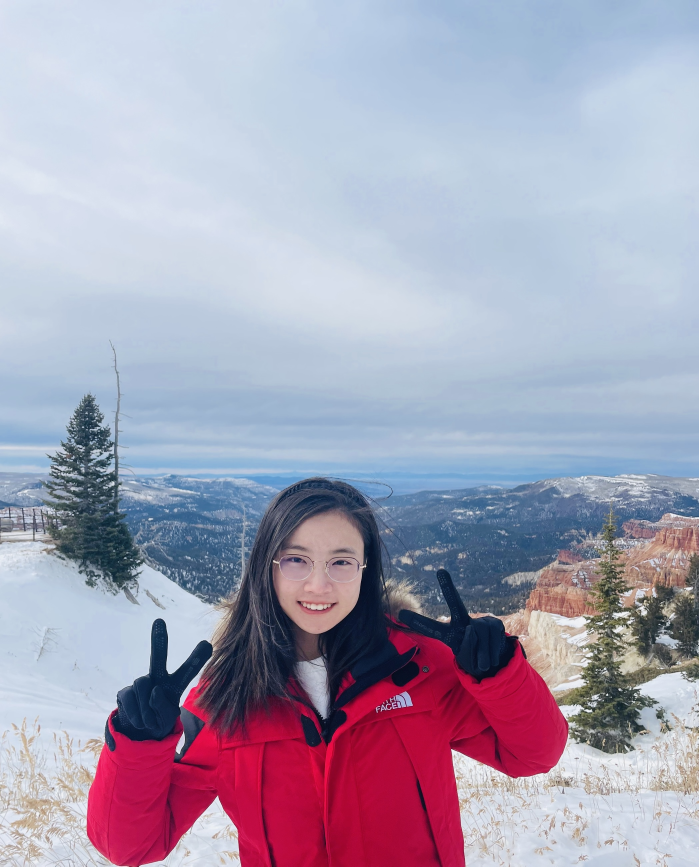
#> input picture mini-project2/selfie.jpg, 2097 x 2599 px (shown at 1/3 size)
$ python assignment2-1.py
#> lines starting #> are read from the running program, lines starting #| are printed output that depends on the picture; after the words box and inside, x2 and y2 are one past the last pixel; in counts of white or black regions, pixels touching at a corner belong together
# Xinmeng Wu 09/16/2024
import cv2
import sys
import imutils
import numpy as np

img = cv2.imread("./selfie.jpg")
#> img is the input picture: shape (2599, 2097, 3); mean B, G, R 182, 161.4, 167.2

if img is None:
    sys.exit("Could not read the image.")

# 1. Show Region of Interest (ROI): Define a specific region (e.g., startY=60, endY=160, startX=320, endX=420).
roi = img[900:1600, 1500:2000]
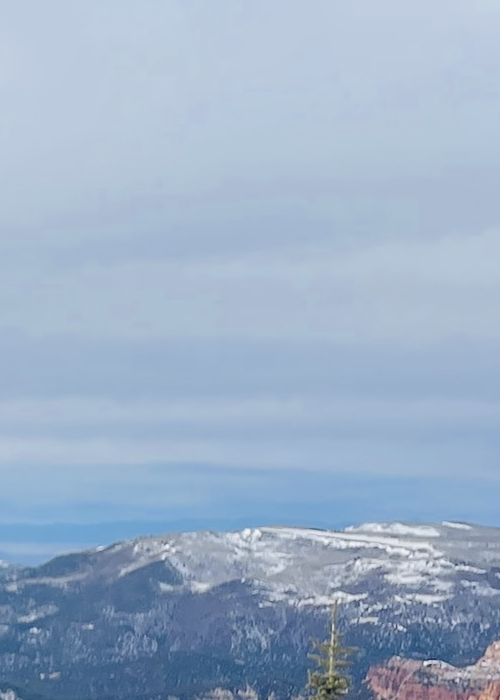
#> roi: shape (700, 500, 3); mean B, G, R 199.5, 175.4, 155.3
cv2.imshow("ROI", roi)
cv2.waitKey(0)
cv2.destroyAllWindows()

# 2. Resize Image: Adjust the image size to (200, 200).
resized = cv2.resize(img, (200, 200))
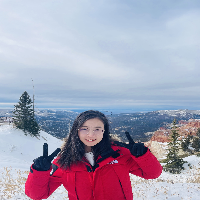
#> resized: shape (200, 200, 3); mean B, G, R 181.9, 161.2, 167.1
cv2.imshow("Resized", resized)
cv2.waitKey(0)
cv2.destroyAllWindows()

# 3. Rotate Image: Rotate the image 45 degrees clockwise.
rotated = imutils.rotate_bound(img, 45)
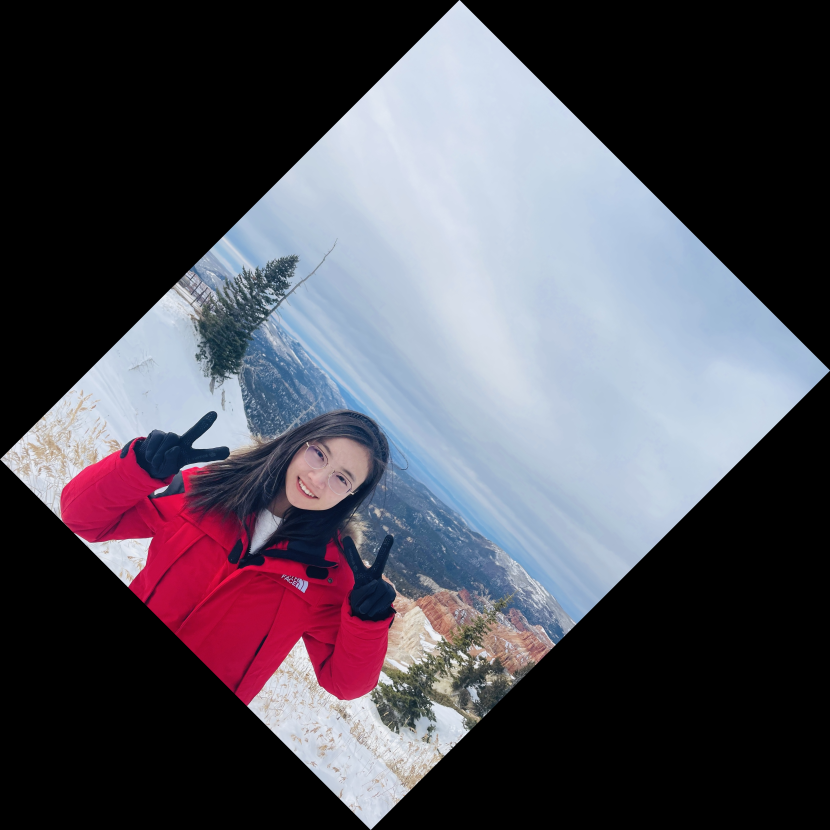
#> rotated: shape (3320, 3320, 3) (shown at 1/4 size); mean B, G, R 90, 79.8, 82.7
cv2.imshow("Rotated", rotated)
cv2.waitKey(0)
cv2.destroyAllWindows()

# 4. Smooth Image: Apply GaussianBlur for smoothing.
smoothed_1 = cv2.GaussianBlur(img, (15, 15), 0)
cv2.imshow("Smoothed", smoothed_1)
cv2.waitKey(0)
cv2.destroyAllWindows()

# 5. Drawing: Draw one rectangle, one circle, and one line on the image.
drawing = img.copy()
cv2.rectangle(drawing, (250, 250), (550, 700), (255, 0, 0), 8)
cv2.circle(drawing, (750, 750), 150, (255, 0, 0), 8)
cv2.line(drawing, (1250, 1250), (2000, 2000), (255, 0, 0), 8)
cv2.imshow("Drawing", drawing)
cv2.waitKey(0)
cv2.destroyAllWindows()

# 6. Add Text: Insert the text “Your Name” onto the image.
text_img = img.copy()
cv2.putText(text_img, "Xinmeng Wu", (500, 500), cv2.FONT_HERSHEY_SIMPLEX, 5, (255, 0, 0), 8)
cv2.imshow("Text", text_img)
cv2.waitKey(0)
cv2.destroyAllWindows()

# 7. Convert to Grayscale: Change the image to grayscale.
gray = cv2.cvtColor(img, cv2.COLOR_BGR2GRAY)
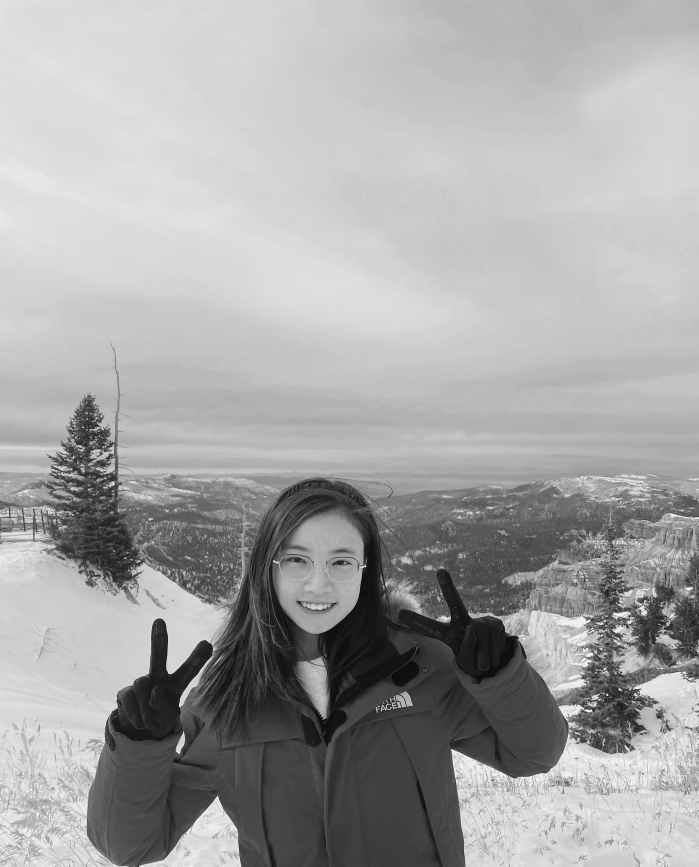
#> gray: shape (2599, 2097) (shown at 1/3 size); min 2, max 248, mean 165.5
cv2.imshow("Grayscale", gray)
cv2.waitKey(0)
cv2.destroyAllWindows()

# 8. Edge Detection: Use the Canny method for edge detection
edges = cv2.Canny(gray, 100, 200)
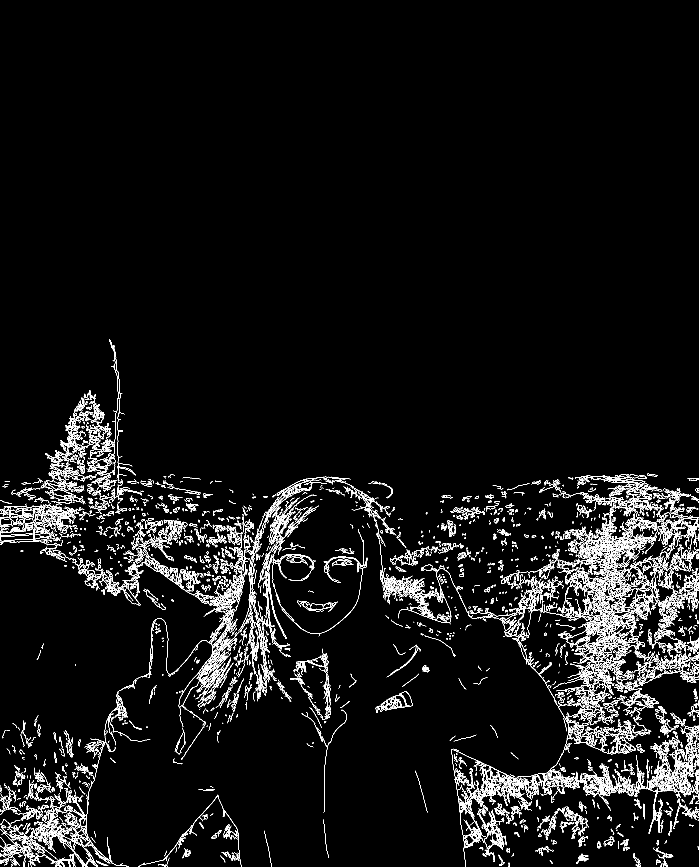
#> edges: shape (2599, 2097) (shown at 1/3 size); 3.6% white in thin lines or dots, all inside (x1, y1, x2, y2) = (0, 1019, 2097, 2599)
cv2.imshow("Edges", edges)
cv2.waitKey(0)
cv2.destroyAllWindows()

# 9. Thresholding: Apply a threshold to the image.
_, threshold = cv2.threshold(gray, 127, 255, cv2.THRESH_BINARY)
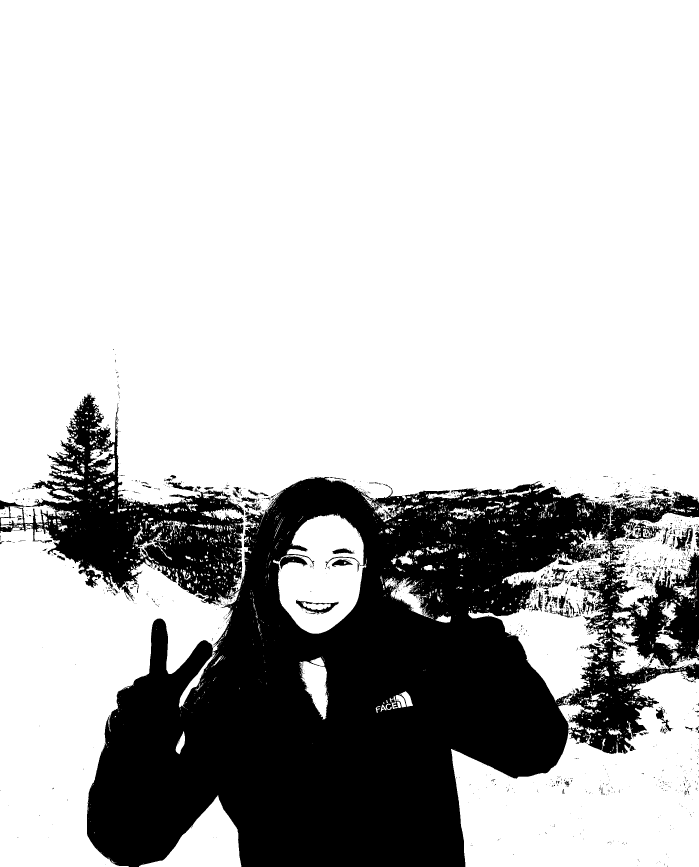
#> threshold: shape (2599, 2097) (shown at 1/3 size); 74.2% white; 1726 black regions (1539 under 20 px)
cv2.imshow("Threshold", threshold)
cv2.waitKey(0)
cv2.destroyAllWindows()

# 10. Detect and Draw Contours: Identify and outline the contours in the image.
contours, _ = cv2.findContours(threshold, cv2.RETR_TREE, cv2.CHAIN_APPROX_SIMPLE)
#> contours = 4978 contours, 4378 with area under 20; largest, box (x1, y1, x2, y2) and area: (0, 0, 2097, 1777) 3085748, (0, 1577, 719, 2599) 374206, (1353, 2013, 2097, 2599) 274253, (1404, 1538, 2097, 2108) 127482, (819, 1542, 1099, 1901) 68868
contour_img = img.copy()
cv2.drawContours(contour_img, contours, -1, (255, 0, 0), 2)
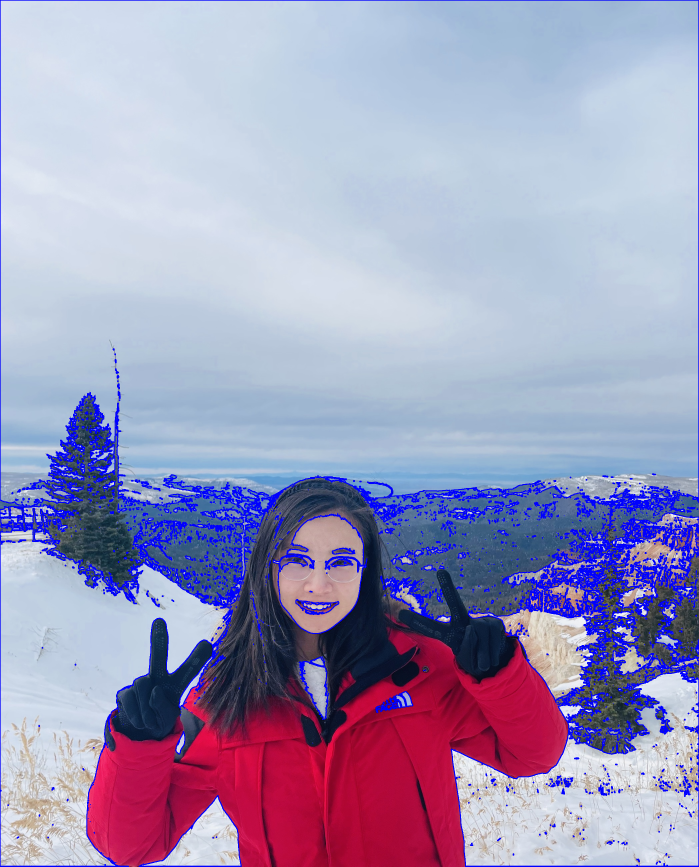
#> contour_img: shape (2599, 2097, 3) (shown at 1/3 size); mean B, G, R 187.9, 153.7, 159.6
cv2.imshow("Contours", contour_img)
cv2.waitKey(0)
cv2.destroyAllWindows()
